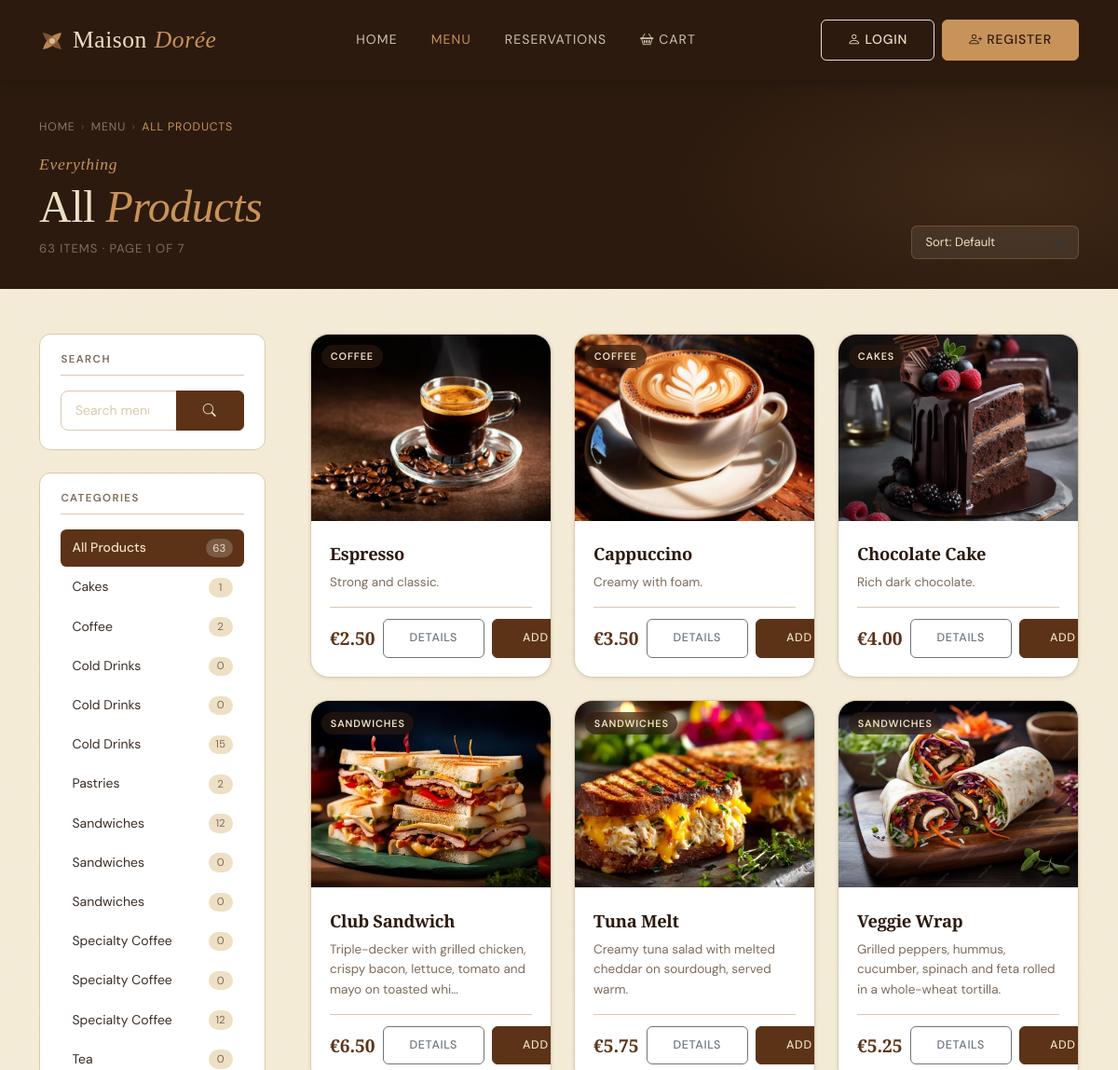
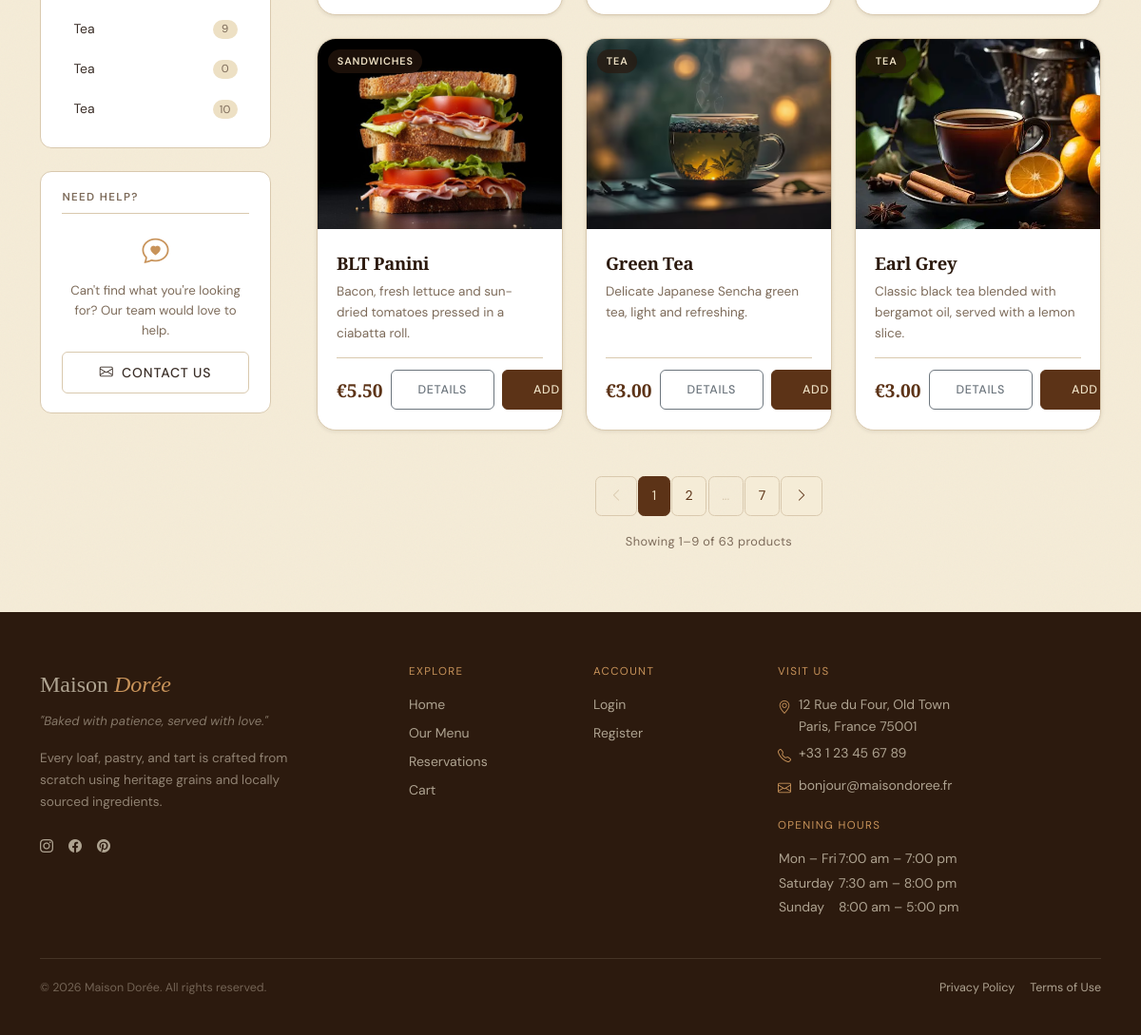
/products.php, run on the app's committed database (2 pictures, top to bottom).
### tables this page shows
CREATE TABLE `categories` (
  `id` int(11) NOT NULL,
  `name` varchar(50) NOT NULL
);

CREATE TABLE `products` (
  `id` int(11) NOT NULL,
  `category_id` int(11) DEFAULT NULL,
  `name` varchar(100) NOT NULL,
  `description` text DEFAULT NULL,
  `price` decimal(10,2) NOT NULL,
  `image_url` varchar(255) DEFAULT NULL
);

### products.php (the view, shortened to what the rows shown need)
<?php
require_once 'db_connect.php';
$categoryId = filter_input(INPUT_GET, 'category_id', FILTER_VALIDATE_INT, [
    'options' => ['min_range' => 1],
]);
$searchQuery = trim(strip_tags($_GET['q'] ?? ''));
$sortRaw     = $_GET['sort'] ?? 'default';
$page        = max(1, (int) ($_GET['page'] ?? 1));
$perPage     = 9;
$sortOptions = [
    'default'     => 'p.id ASC',
    'name_asc'    => 'p.name ASC',
    'name_desc'   => 'p.name DESC',
    'price_asc'   => 'p.price ASC',
    'price_desc'  => 'p.price DESC',
];
$sortCol = $sortOptions[$sortRaw] ?? $sortOptions['default'];
$currentCategory = null;
$allCategories = db_fetch_all(
    'SELECT
         c.id,
         c.name,
         COUNT(p.id) AS product_count
     FROM categories c
     LEFT JOIN products p ON p.category_id = c.id
     GROUP BY c.id, c.name
     ORDER BY c.name ASC'
);
$whereClauses = ['1=1'];
$params       = [];
$whereSQL = 'WHERE ' . implode(' AND ', $whereClauses);
$totalProducts = (int) db_fetch_one(
    "SELECT COUNT(*) AS cnt
       FROM products p
       JOIN categories c ON c.id = p.category_id
      $whereSQL",
    $params
)['cnt'];
$totalPages = max(1, (int) ceil($totalProducts / $perPage));
$page       = min($page, $totalPages);
$offset     = ($page - 1) * $perPage;
$products = db_fetch_all(
    "SELECT
         p.id,
         p.name,
         p.description,
         p.price,
         p.image_url,
         c.name AS category_name,
         c.id   AS category_id
     FROM products p
     JOIN categories c ON c.id = p.category_id
    $whereSQL
     ORDER BY $sortCol
     LIMIT :lim OFFSET :off",
    array_merge($params, [':lim' => $perPage, ':off' => $offset])
);
function buildUrl(array $overrides = []): string
{
    $base = [
        'category_id' => $_GET['category_id'] ?? null,
        'q'           => $_GET['q']           ?? null,
        'sort'        => $_GET['sort']         ?? null,
        'page'        => $_GET['page']         ?? null,
    ];
    $merged = array_filter(array_merge($base, $overrides), fn($v) => $v !== null && $v !== '');
    return 'products.php?' . http_build_query($merged);
}
require_once __DIR__ . '/header.php';
?>
<section class="prod-hero" aria-labelledby="prod-hero-heading">
    <div class="container position-relative z-1">
        <div class="row align-items-end g-3">
            <div class="col">
                <h1 class="prod-hero__title" id="prod-hero-heading">
                    <?php if ($searchQuery !== ''): ?>
                        Results for "<em><?= htmlspecialchars($searchQuery) ?></em>"
                    <?php elseif ($currentCategory): ?>
                        <?= htmlspecialchars($currentCategory['name']) ?>
                    <?php else: ?>
                        All <em>Products</em>
                    <?php endif; ?>
                </h1>
            </div>
        </div>
    </div>
</section>
<div class="container prod-layout py-5">
    <div class="row g-5">
        <aside class="col-12 col-lg-3" aria-label="Category filter">
            <div class="prod-sidebar-block mb-4">
                <h2 class="prod-sidebar-block__title">Search</h2>
            </div>
            <div class="prod-sidebar-block">
                <h2 class="prod-sidebar-block__title">Categories</h2>
                <nav aria-label="Filter by category">
                    <ul class="prod-cat-list" role="list">
                        <?php foreach ($allCategories as $cat): ?>
                            <li role="listitem">
                                <a
                                    href="<?= buildUrl(['category_id' => $cat['id'], 'page' => null]) ?>"
                                    class="prod-cat-list__item <?= (int)($currentCategory['id'] ?? 0) === (int)$cat['id'] ? 'prod-cat-list__item--active' : '' ?>"
                                    aria-current="<?= (int)($currentCategory['id'] ?? 0) === (int)$cat['id'] ? 'page' : 'false' ?>">
                                    <span class="prod-cat-list__name">
                                        <?= htmlspecialchars($cat['name']) ?>
                                    </span>
                                    <span class="prod-cat-list__count">
                                        <?= (int) $cat['product_count'] ?>
                                    </span>
                                </a>
                            </li>
                        <?php endforeach; ?>
                    </ul>
                </nav>
            </div>
            <div class="prod-sidebar-block mt-4">
                <h2 class="prod-sidebar-block__title">Need Help?</h2>
            </div>
        </aside>
        <main class="col-12 col-lg-9" id="products-grid" aria-label="Products">
            <?php if (empty($products)): ?>
                <div class="prod-empty" role="status" aria-live="polite">
                    <i class="bi bi-bag-x prod-empty__icon" aria-hidden="true"></i>
                    <h2 class="prod-empty__title">
                        <?= $searchQuery !== ''
                            ? 'No results for "' . htmlspecialchars($searchQuery) . '"'
                            : 'No products available' ?>
                    </h2>
                    <p class="prod-empty__body">
                        <?= $searchQuery !== ''
                            ? 'Try a different search term, or browse a category below.'
                            : 'Check back soon — our bakers are hard at work!' ?>
                    </p>
                    <div class="d-flex gap-3 justify-content-center flex-wrap mt-3">
                        <a href="categories.php" class="btn btn-primary">Browse All Categories</a>
                        <?php if ($searchQuery !== '' || $categoryId): ?>
                            <a href="products.php" class="btn btn-ghost">Clear Filters</a>
                        <?php endif; ?>
                    </div>
                </div>
            <?php else: ?>
                <div class="row g-4" id="productGrid">
                    <?php foreach ($products as $index => $product):
                        $price = number_format((float)$product['price'], 2);
                        $imgSrc = !empty($product['image_url'])
                            ? 'images/' . htmlspecialchars($product['image_url'], ENT_QUOTES)
                            : 'images/placeholder.jpg';
                    ?>
                        <div
                            class="col-12 col-sm-6 col-xl-4"
                            style="--p-delay:<?= $index * 0.06 ?>s">
                            <article
                                class="prod-card"
                                aria-label="<?= htmlspecialchars($product['name']) ?>, €<?= $price ?>">
                                <a
                                    href="product_details.php?id=<?= (int) $product['id'] ?>"
                                    class="prod-card__thumb-link"
                                    tabindex="-1"
                                    aria-hidden="true">
                                    <img
                                        src="<?= $imgSrc ?>"
                                        alt="<?= htmlspecialchars($product['name']) ?>"
                                        class="prod-card__img card-img-top"
                                        loading="lazy"
                                        width="400"
                                        height="200"
                                        onerror="this.onerror=null; this.src='images/placeholder.jpg';">
                                    <span class="prod-card__category-ribbon">
                                    </span>
                                </a>
                                <div class="prod-card__body">
                                    <h3 class="prod-card__name">
                                        <a
                                            href="product_details.php?id=<?= (int) $product['id'] ?>"
                                            class="prod-card__name-link">
                                            <?= htmlspecialchars($product['name']) ?>
                                        </a>
                                    </h3>
                                    <?php if (!empty($product['description'])): ?>
                                        <p class="prod-card__desc">
                                            <?= htmlspecialchars(
                                                mb_strimwidth($product['description'], 0, 90, '…')
                                            ) ?>
                                        </p>
                                    <?php endif; ?>
                                    <div class="prod-card__footer">
                                        <span class="prod-card__price" aria-label="Price: €<?= $price ?>">
                                            €<?= $price ?>
                                        </span>
                                        <div class="d-flex gap-2 align-items-center">
                                            <a
                                                href="product_details.php?id=<?= (int) $product['id'] ?>"
                                                class="btn btn-outline-secondary btn-sm prod-card__cta"
                                                aria-label="View details for <?= htmlspecialchars($product['name']) ?>">
                                                Details
                                            </a>
                                            <a
                                                href="addtocart.php?id=<?= (int) $product['id'] ?>"
                                                class="btn btn-primary btn-sm prod-card__cta"
                                                aria-label="Add <?= htmlspecialchars($product['name']) ?> to cart">
                                                <i class="bi bi-basket-plus me-1" aria-hidden="true"></i>Add
                                            </a>
                                        </div>
                                    </div>
                                </div>
                            </article>
                        </div>
                    <?php endforeach; ?>
                </div>
            <?php endif; ?>
        </main>
    </div>
</div>
<?php require_once __DIR__ . '/footer.php'; ?>

### data on the page
categories: name "Cakes", product_count "1"
categories: name "Coffee", product_count "2"
categories: name "Cold Drinks", product_count "0"
categories: name "Cold Drinks", product_count "0"
categories: name "Cold Drinks", product_count "15"
categories: name "Pastries", product_count "2"
categories: name "Sandwiches", product_count "12"
categories: name "Sandwiches", product_count "0"
categories: name "Sandwiches", product_count "0"
categories: name "Specialty Coffee", product_count "0"
categories: name "Specialty Coffee", product_count "0"
categories: name "Specialty Coffee", product_count "12"
categories: name "Tea", product_count "0"
categories: name "Tea", product_count "9"
categories: name "Tea", product_count "0"
categories: name "Tea", product_count "10"
products: image_url (picture), name "Espresso", description "Strong and classic.", price "2.50"
products: image_url (picture), name "Cappuccino", description "Creamy with foam.", price "3.50"
products: image_url (picture), name "Chocolate Cake", description "Rich dark chocolate.", price "4.00"
products: image_url (picture), name "Club Sandwich", description "Triple-decker with grilled chicken, crispy bacon, lettuce, tomato and mayo on toasted whi…", price "6.50"
products: image_url (picture), name "Tuna Melt", description "Creamy tuna salad with melted cheddar on sourdough, served warm.", price "5.75"
products: image_url (picture), name "Veggie Wrap", description "Grilled peppers, hummus, cucumber, spinach and feta rolled in a whole-wheat tortilla.", price "5.25"
products: image_url (picture), name "BLT Panini", description "Bacon, fresh lettuce and sun-dried tomatoes pressed in a ciabatta roll.", price "5.50"
products: image_url (picture), name "Green Tea", description "Delicate Japanese Sencha green tea, light and refreshing.", price "3.00"
products: image_url (picture), name "Earl Grey", description "Classic black tea blended with bergamot oil, served with a lemon slice.", price "3.00"

### other printed values
$totalProducts "63"
$page "1"
$totalPages "7"
array_sum(array_column($allCategories, 'product_count')) "63"
$pg "1"
$pg "2"
$pg "7"
$offset + 1 "1"
min($offset + $perPage, $totalProducts) "9"
